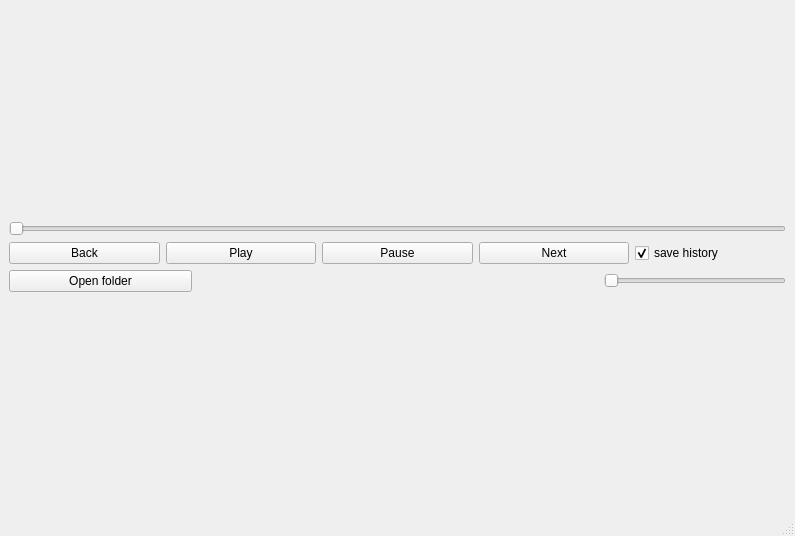
<?xml version="1.0" encoding="UTF-8"?>
<ui version="4.0">
 <class>MainWindow</class>
 <widget class="QMainWindow" name="MainWindow">
  <property name="geometry">
   <rect>
    <x>0</x>
    <y>0</y>
    <width>795</width>
    <height>536</height>
   </rect>
  </property>
  <property name="sizePolicy">
   <sizepolicy hsizetype="Preferred" vsizetype="MinimumExpanding">
    <horstretch>0</horstretch>
    <verstretch>0</verstretch>
   </sizepolicy>
  </property>
  <property name="windowTitle">
   <string>MainWindow</string>
  </property>
  <widget class="QWidget" name="centralwidget">
   <layout class="QGridLayout" name="gridLayout">
    <item row="0" column="0">
     <layout class="QVBoxLayout" name="verticalLayout">
      <item>
       <widget class="QSlider" name="positions_slider">
        <property name="orientation">
         <enum>Qt::Horizontal</enum>
        </property>
       </widget>
      </item>
      <item>
       <layout class="QHBoxLayout" name="horizontalLayout">
        <item>
         <widget class="QPushButton" name="back_button">
          <property name="text">
           <string>Back</string>
          </property>
         </widget>
        </item>
        <item>
         <widget class="QPushButton" name="play_button">
          <property name="text">
           <string>Play</string>
          </property>
         </widget>
        </item>
        <item>
         <widget class="QPushButton" name="pushButton_2">
          <property name="text">
           <string>Pause</string>
          </property>
         </widget>
        </item>
        <item>
         <widget class="QPushButton" name="next_button">
          <property name="text">
           <string>Next</string>
          </property>
         </widget>
        </item>
        <item>
         <widget class="QCheckBox" name="saveBox">
          <property name="text">
           <string>save history</string>
          </property>
          <property name="checked">
           <bool>true</bool>
          </property>
         </widget>
        </item>
       </layout>
      </item>
      <item>
       <layout class="QHBoxLayout" name="horizontalLayout_2">
        <item>
         <widget class="QPushButton" name="openFolder">
          <property name="sizePolicy">
           <sizepolicy hsizetype="Expanding" vsizetype="Fixed">
            <horstretch>0</horstretch>
            <verstretch>0</verstretch>
           </sizepolicy>
          </property>
          <property name="text">
           <string>Open folder</string>
          </property>
         </widget>
        </item>
        <item>
         <widget class="QLabel" name="label">
          <property name="minimumSize">
           <size>
            <width>400</width>
            <height>0</height>
           </size>
          </property>
          <property name="text">
           <string/>
          </property>
         </widget>
        </item>
        <item>
         <widget class="QSlider" name="volumeSlider">
          <property name="orientation">
           <enum>Qt::Horizontal</enum>
          </property>
         </widget>
        </item>
       </layout>
      </item>
     </layout>
    </item>
   </layout>
  </widget>
  <widget class="QMenuBar" name="menubar">
   <property name="geometry">
    <rect>
     <x>0</x>
     <y>0</y>
     <width>795</width>
     <height>26</height>
    </rect>
   </property>
  </widget>
  <widget class="QStatusBar" name="statusbar"/>
 </widget>
 <resources/>
 <connections>
  <connection>
   <sender>openFolder</sender>
   <signal>clicked()</signal>
   <receiver>MainWindow</receiver>
   <slot>openFolder_button()</slot>
   <hints>
    <hint type="sourcelabel">
     <x>173</x>
     <y>405</y>
    </hint>
    <hint type="destinationlabel">
     <x>395</x>
     <y>176</y>
    </hint>
   </hints>
  </connection>
  <connection>
   <sender>play_button</sender>
   <signal>clicked()</signal>
   <receiver>MainWindow</receiver>
   <slot>play_button()</slot>
   <hints>
    <hint type="sourcelabel">
     <x>393</x>
     <y>185</y>
    </hint>
    <hint type="destinationlabel">
     <x>434</x>
     <y>205</y>
    </hint>
   </hints>
  </connection>
  <connection>
   <sender>pushButton_2</sender>
   <signal>clicked()</signal>
   <receiver>MainWindow</receiver>
   <slot>pause_button()</slot>
   <hints>
    <hint type="sourcelabel">
     <x>587</x>
     <y>185</y>
    </hint>
    <hint type="destinationlabel">
     <x>669</x>
     <y>222</y>
    </hint>
   </hints>
  </connection>
  <connection>
   <sender>back_button</sender>
   <signal>clicked()</signal>
   <receiver>MainWindow</receiver>
   <slot>back_button()</slot>
   <hints>
    <hint type="sourcelabel">
     <x>199</x>
     <y>185</y>
    </hint>
    <hint type="destinationlabel">
     <x>301</x>
     <y>217</y>
    </hint>
   </hints>
  </connection>
  <connection>
   <sender>next_button</sender>
   <signal>clicked()</signal>
   <receiver>MainWindow</receiver>
   <slot>next_button()</slot>
   <hints>
    <hint type="sourcelabel">
     <x>781</x>
     <y>185</y>
    </hint>
    <hint type="destinationlabel">
     <x>587</x>
     <y>233</y>
    </hint>
   </hints>
  </connection>
 </connections>
 <slots>
  <slot>openFolder_button()</slot>
  <slot>play_button()</slot>
  <slot>pause_button()</slot>
  <slot>back_button()</slot>
  <slot>next_button()</slot>
  <slot>volume_slider()</slot>
  <slot>pozitions_slider()</slot>
 </slots>
</ui>
